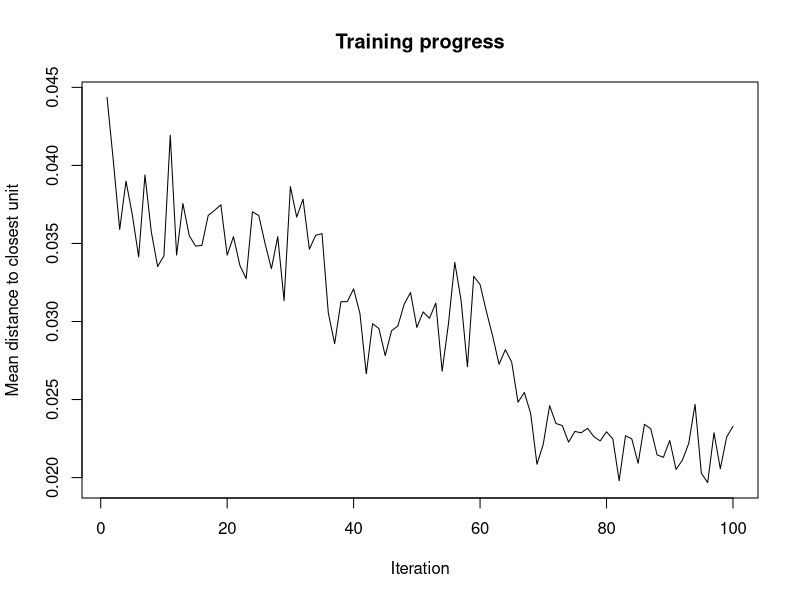
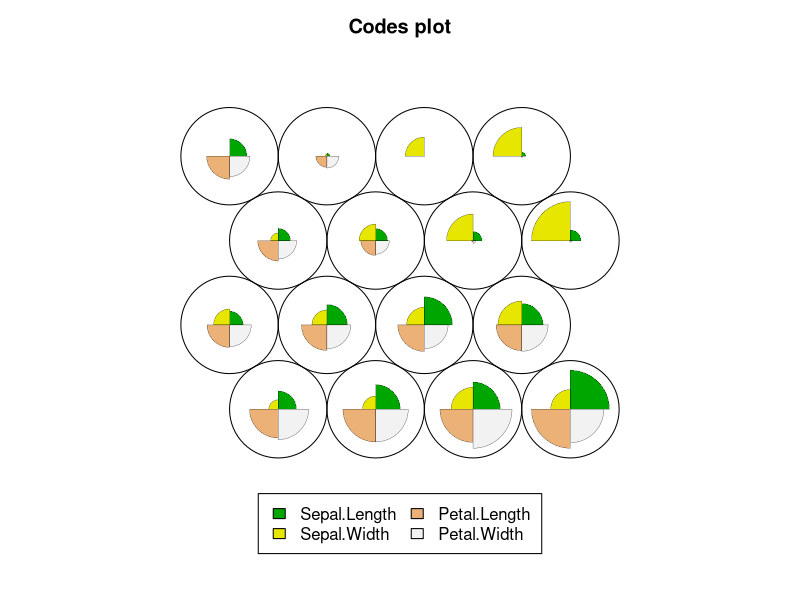
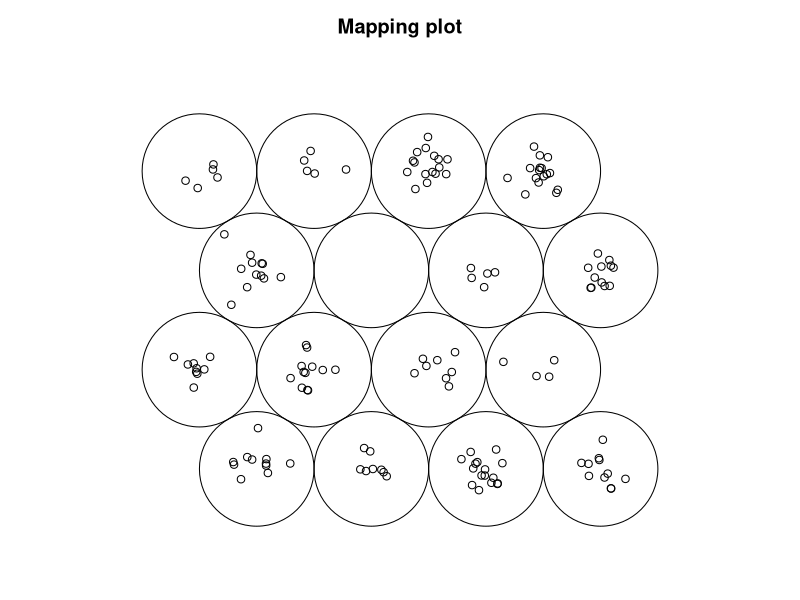
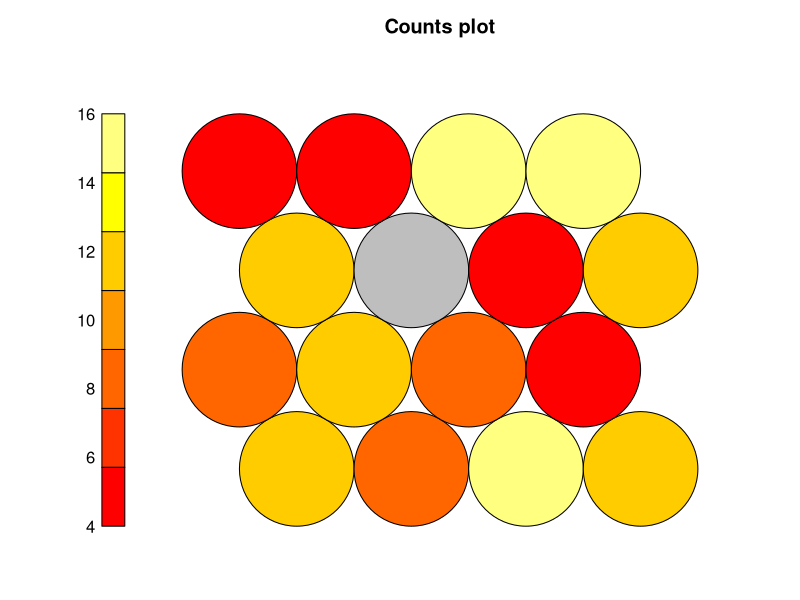
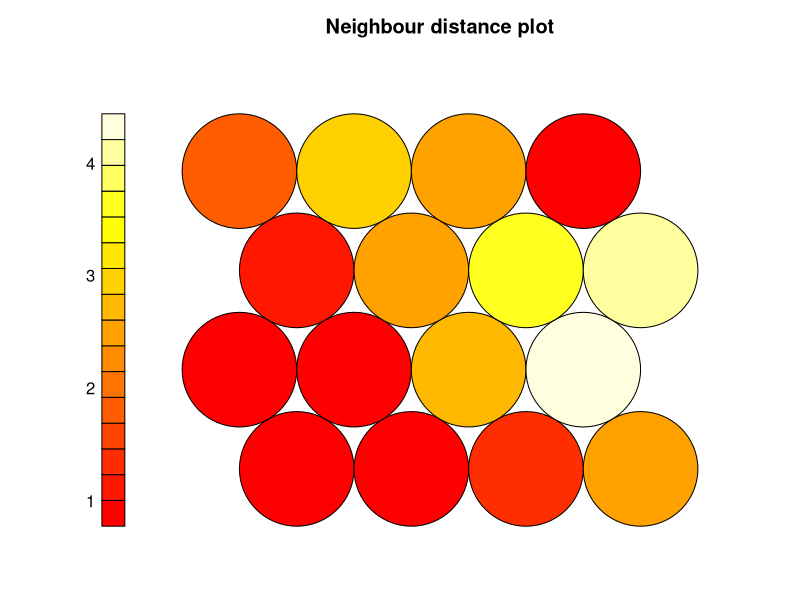
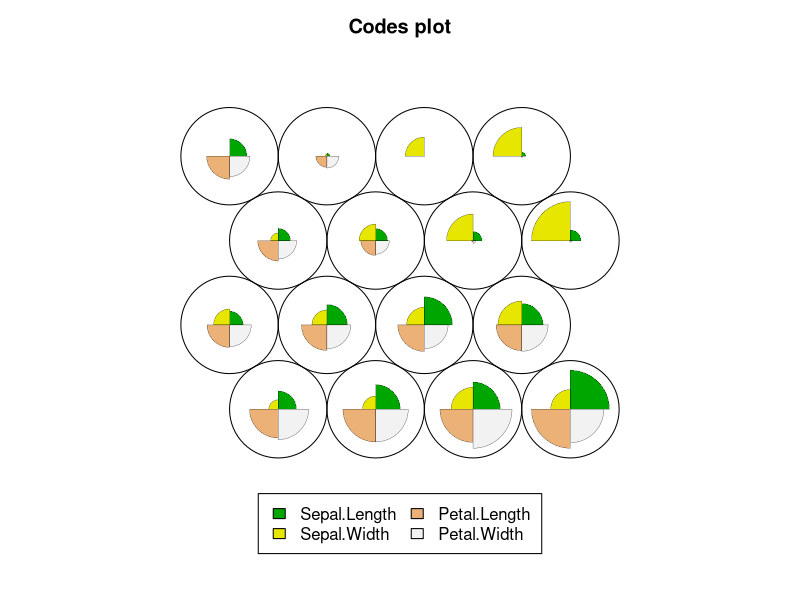
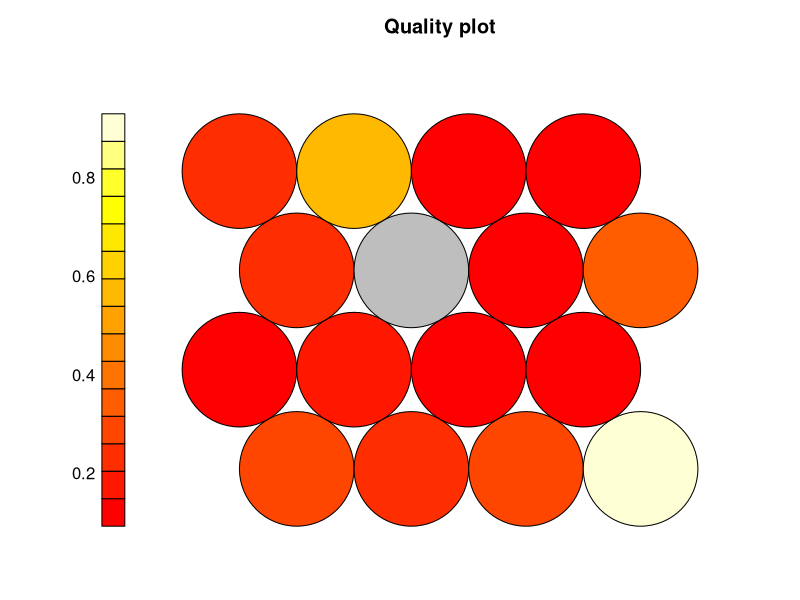
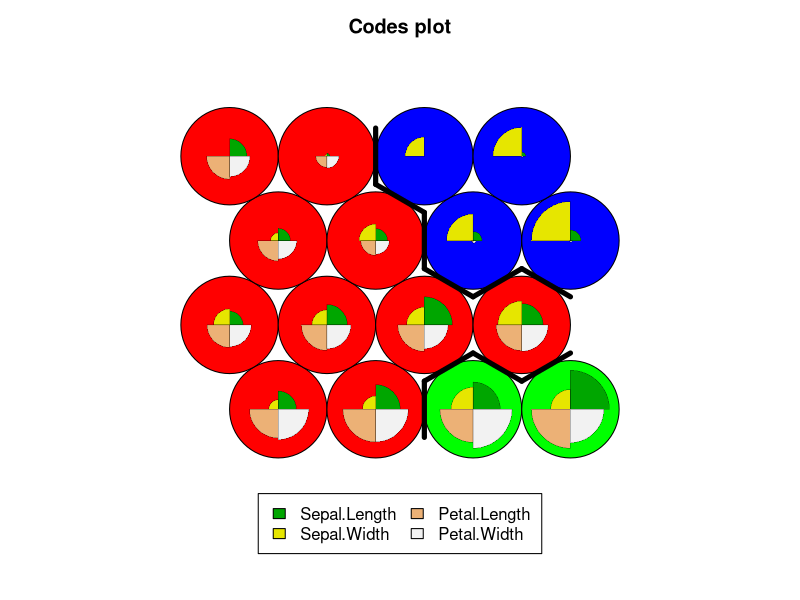

The R source for these figures, in order:
####	Kohonen Self Organizin Map Example	 ####
####	Script Name: PresentationCodeV1.R

#-------------------------------------------------------------------------#
####	Description:	 ####
# This script will generate a Kohonen Self Organizing Map (KSOM) on the iris example data.  The goals of the analysis conducted in this script are to:
#   - us the KSOM to artificially generate a supervised variable using an un-supervised learning process.
#   - evaluate the accuracy of that learning process' classification based upon the "true" outcome.


####	Script Dependencies	 ####
set.seed(123)

####  ## Package Dependencies:
library(kohonen)
library(class)

####  ## Set Working Directory
WD="/Users/lee/Documents/GitHub/SelfOrganizingMaps/Presentation/PresentationCode" # <-- Replace ____ with working directory
setwd(WD)

####  Data Dependencies:

##### Import & attach mtcars data set
data("iris")
attach(iris)

#### Re-structure data variables:

## Outcome classification variable
levels(Species) = c("S", "Ve", "Vi")
iris$Species = Species
dat=iris

#calculate summary stat data frame
dat.s=subset(dat, Species=="S")
dat.ve=subset(dat, Species=="Ve")
dat.vi=subset(dat, Species=="Vi")


min.val.Sepal.Length = c(min(dat.s$Sepal.Length), min(dat.ve$Sepal.Length), min(dat.vi$Sepal.Length))
min.val.Sepal.Width  = c(min(dat.s$Sepal.Width),  min(dat.ve$Sepal.Width),  min(dat.vi$Sepal.Width))
min.val.Petal.Length = c(min(dat.s$Petal.Length), min(dat.ve$Petal.Length), min(dat.vi$Petal.Length))
min.val.Petal.Width  = c(min(dat.s$Petal.Width),  min(dat.ve$Petal.Width),  min(dat.vi$Petal.Width))

mean.val.Sepal.Length =c(mean(dat.s$Sepal.Length), mean(dat.ve$Sepal.Length), mean(dat.vi$Sepal.Length))
mean.val.Sepal.Width  =c(mean(dat.s$Sepal.Width),  mean(dat.ve$Sepal.Width),  mean(dat.vi$Sepal.Width))
mean.val.Petal.Length =c(mean(dat.s$Petal.Length), mean(dat.ve$Petal.Length), mean(dat.vi$Petal.Length))
mean.val.Petal.Width  =c(mean(dat.s$Petal.Width),  mean(dat.ve$Petal.Width),  mean(dat.vi$Petal.Width))

max.val.Sepal.Length =c(max(dat.s$Sepal.Length), max(dat.ve$Sepal.Length), max(dat.vi$Sepal.Length))
max.val.Sepal.Width  =c(max(dat.s$Sepal.Width),  max(dat.ve$Sepal.Width),  max(dat.vi$Sepal.Width))
max.val.Petal.Length =c(max(dat.s$Petal.Length), max(dat.ve$Petal.Length), max(dat.vi$Petal.Length))
max.val.Petal.Width  =c(max(dat.s$Petal.Width),  max(dat.ve$Petal.Width),  max(dat.vi$Petal.Width))


df.Sepal.Length=rbind(min.val.Sepal.Length,
                      mean.val.Sepal.Length,
                      max.val.Sepal.Length)
row.names(df.Sepal.Length)=c("min-SepalLen", "mean-SepalLen", "max-SepalLen")

df.Sepal.Width=rbind(  min.val.Sepal.Width,
                      mean.val.Sepal.Width,
                       max.val.Sepal.Width)
row.names(df.Sepal.Width)=c("min-SepalWid", "mean-SepalWid", "max-SepalWid")

df.Petal.Length=rbind( min.val.Petal.Length,
                      mean.val.Petal.Length,
                       max.val.Petal.Length)
row.names(df.Petal.Length)=c("min-PetalLen", "mean-PetalLen", "max-PetalLen")

df.Petal.Width=rbind(  min.val.Petal.Width,
                      mean.val.Petal.Width,
                       max.val.Petal.Width)
row.names(df.Petal.Width)=c("min-PetalWid", "mean-PetalWid", "max-PetalWid")

df.sum=rbind(df.Sepal.Length,
             df.Sepal.Width,
             df.Petal.Length,
             df.Petal.Width)

# Un-comment the line below to get an Xcell/csv version of the statistical summaries
# write.csv(df.sum, file = "summaryDF.csv")

dat.in = iris[,-5]
dat.in=scale(dat.in)


# Remove Data-processing variables
rm(WD)


#-------------------------------------------------------------------------#
####	Begin Script	 ####
#-------------------------------------------------------------------------#

### Unsupervised learning

# Specify Outcome Mapping
out.grid = somgrid(xdim=4, ydim = 4, topo = "hexagonal")


# Create Clustering
som.out = som(dat.in, grid=out.grid)


# Create Convergence Plot
plot(som.out, type = 'changes')

# Possible Plots
plot(som.out)
plot(som.out, type = 'mapping')
plot(som.out, type = 'count')
plot(som.out, type = 'dist.neighbours')
plot(som.out, type = 'codes')
plot(som.out, type = 'quality')


dat$somOut.16=som.out$unit.classif
somOut.16=som.out$unit.classif

### Specify Outcome Based Uppon number of Clusters
# The code below uses a heirarchical clustering algorithm to find three discrete clusters within the output space of the KSOM.  The code will allow us to create a mapping to the output classes defined by the flower types.

hclust(dist(som.out$codes[[1]]))
class.cuts=cutree(hclust(dist(som.out$codes[[1]])),3)
plot(som.out, type = 'codes', bgcol = rainbow(3)[class.cuts])
add.cluster.boundaries(som.out, class.cuts)

# Based on the clustering, we will assign the following "group-mappings"
# 1,2,3,4,7,8 --> "Vi"
# 5,6,9,13 --> "Ve"
# others --> "S"

# The above information is based upon conclusions drawn by comparing the statistics calculated from the to the groups in the KSOM

somOut=c()
for(i in 1:150){
  if(somOut.16[i]==1){
    somOut[i]="Vi"
  } else if(somOut.16[i]==2){
    somOut[i]="Vi"
  } else if(somOut.16[i]==3){
    somOut[i]="Vi"
  } else if(somOut.16[i]==4){
    somOut[i]="Vi"
  } else if(somOut.16[i]==7){
    somOut[i]="Vi"
  } else if(somOut.16[i]==8){
    somOut[i]="Vi"
  } else if(somOut.16[i]==5){
    somOut[i]="Ve"
  } else if(somOut.16[i]==6){
    somOut[i]="Ve"
  } else if(somOut.16[i]==9){
    somOut[i]="Ve"
  } else if(somOut.16[i]==13){
    somOut[i]="Ve"
  } else if(somOut.16[i]==14){
    somOut[i]="Ve"
  } else {
    somOut[i]="S"
  }
}

dat$somOut=somOut

length(which(dat$Species != dat$somOut))/150

#-------------------------------------------------------------------------#
####	End Script	 ####
#-------------------------------------------------------------------------#





#-------------------------------------------------------------------------#
#####	Post-Script	#####

####  Notes:

####  Compilation Errors:

####  Execution Errors:

####  Next Scripts to Consider:

#-------------------------------------------------------------------------#
